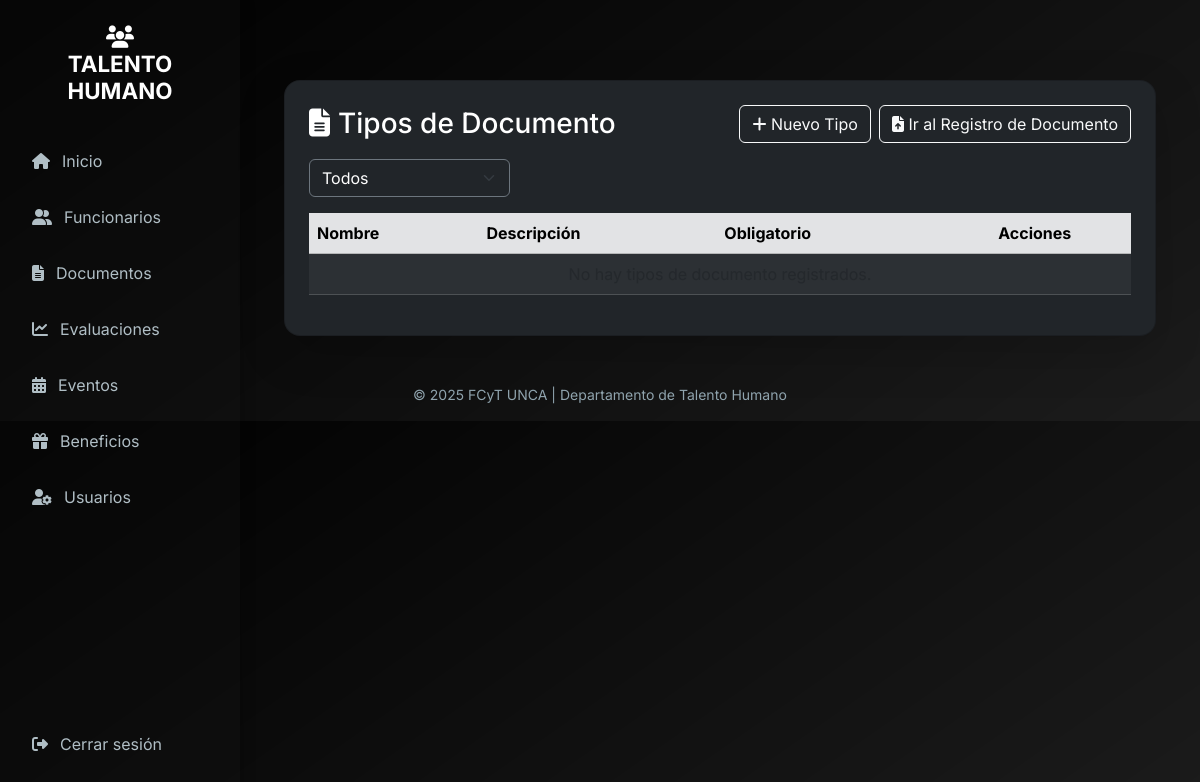
Before: /tipos-documento/ (signed in) with the older database file.
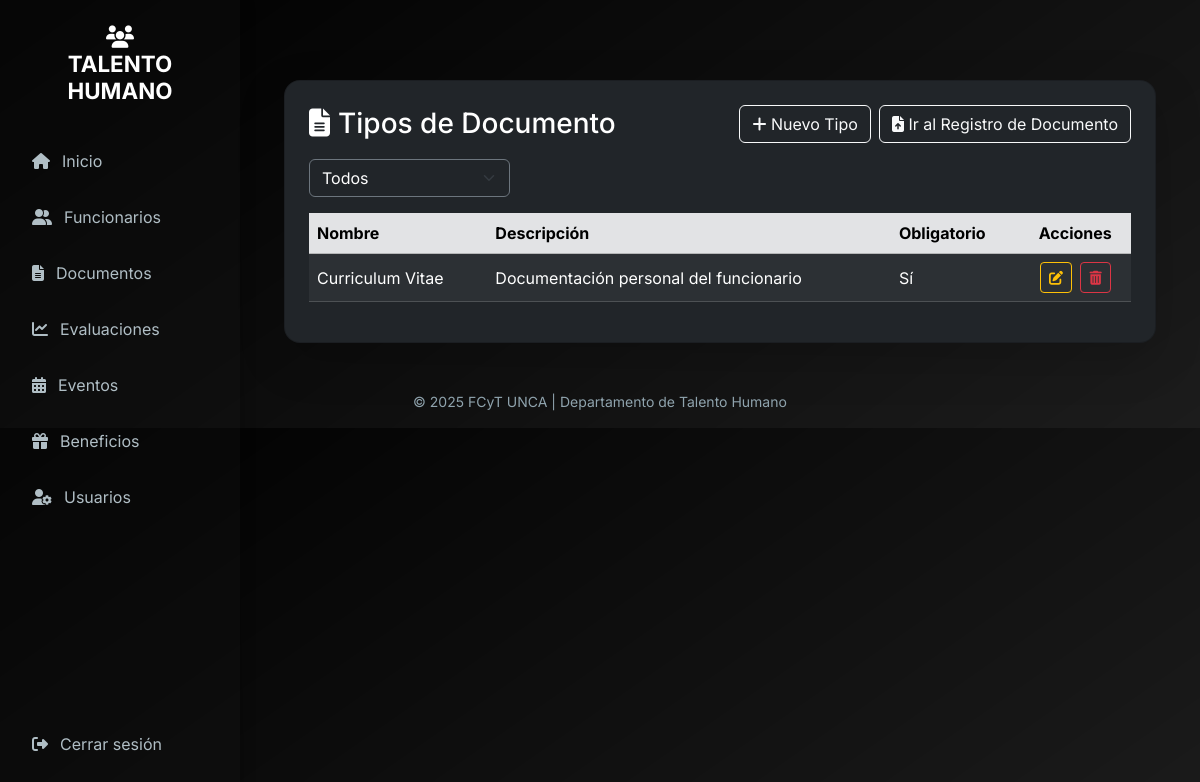
After: the same page with the newer database file.
### tthh/models.py (models this page shows, shortened)
class TipoDocumento(models.Model):
    id_tipo_documento = models.AutoField(primary_key=True)
    nombre = models.CharField(max_length=100)
    description = models.TextField()
    obligatorio = models.BooleanField()

### tthh/views.py (the view)
# urls.py: path('tipos-documento/', views.lista_tipos_documento, name='lista_tipos_documento'),
def lista_tipos_documento(request):
    filtro = request.GET.get('filtro')
    if filtro == 'obligatorios':
        tipos_documento = TipoDocumento.objects.filter(obligatorio=True)
    elif filtro == 'no-obligatorios':
        tipos_documento = TipoDocumento.objects.filter(obligatorio=False)
    else:
        tipos_documento = TipoDocumento.objects.all()
    return render(request, 'documentos/lista_tipos_documento.html', {
        'tipos_documento': tipos_documento,
        'filtro': filtro
    })

### templates/documentos/lista_tipos_documento.html (shortened to what this page needs)
{% extends "base.html" %}
{% block content %}
<div class="container mt-5">
    <div class="card bg-dark text-white p-4 shadow-lg rounded-4">
        <div class="d-flex justify-content-between align-items-center mb-3">
            <h3 class="mb-0"><i class="fas fa-file-alt me-2"></i>Tipos de Documento</h3>
            <div class="d-flex gap-2">
                <a href="{% url 'crear_tipo_documento' %}" class="btn btn-outline-light" title="Nuevo tipo">
                    <i class="fas fa-plus"></i> Nuevo Tipo
                </a>
                <a href="{% url 'crear_documento' %}" class="btn btn-outline-light" title="Ir al registro">
                    <i class="fas fa-file-upload"></i> Ir al Registro de Documento
                </a>
            </div>
        </div>
        <form method="get" class="mb-3">
    <div class="d-flex gap-2">
        <select name="filtro" class="form-select bg-dark text-white border-secondary w-auto" onchange="this.form.submit()">
            <option value="">Todos</option>
        </select>
    </div>
</form>
        <div class="table-responsive">
            <table class="table table-dark table-striped table-hover align-middle text-white rounded">
                <thead class="table-secondary text-dark">
                    <tr>
                        <th>Nombre</th>
                        <th>Descripción</th>
                        <th>Obligatorio</th>
                        <th class="text-center">Acciones</th>
                    </tr>
                </thead>
                <tbody>
                    {% for tipo in tipos_documento %}
                        <tr>
                            <td>{{ tipo.nombre }}</td>
                            <td>{{ tipo.description }}</td>
                            <td>{{ tipo.obligatorio|yesno:"Sí,No" }}</td>
                            <td class="text-center">
                                {% if tipo.id_tipo_documento %}
                                    <a href="{% url 'editar_tipo_documento' tipo.id_tipo_documento %}" class="btn btn-sm btn-outline-warning me-1" title="Editar">
                                        <i class="fas fa-edit"></i>
                                    </a>
                                    <a href="{% url 'eliminar_tipo_documento' tipo.id_tipo_documento %}" class="btn btn-sm btn-outline-danger" title="Eliminar"
                                       onclick="return confirm('¿Estás seguro de eliminar este tipo de documento?');">
                                        <i class="fas fa-trash-alt"></i>
                                    </a>
                                {% else %}
                                    <span class="text-muted">Sin ID</span>
                                {% endif %}
                            </td>
                        </tr>
                    {% empty %}
                        <tr>
                            <td colspan="4" class="text-center text-muted">No hay tipos de documento registrados.</td>
                        </tr>
                    {% endfor %}
                </tbody>
            </table>
        </div>
    </div>
</div>
{% endblock %}

Changed rows visible on the page:
added TipoDocumento: nombre "Curriculum Vitae", description "Documentación personal del funcionario", obligatorio "Sí"
